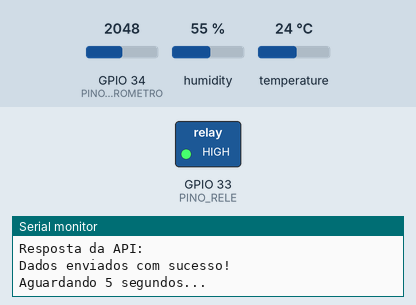
Recording of a sketch running on a simulated ESP32. Shown: switched loads named in the sketch (green lamp = pin HIGH), the last lines printed to the serial monitor. The test bench sets the inputs (shaded band); at power-on: GPIO 34 (PINO_HIGROMETRO) = 2048, humidity 55 %, temperature 24 °C (analog values on the 0–4095 scale). WiFi joins after 1.5 s; servers stay silent unless stated; uploads are accepted with an empty reply.

Above: at 2.7 s.
2.8 s: GPIO 34 (PINO_HIGROMETRO) set to 2348
8.7 s: GPIO 34 (PINO_HIGROMETRO) set to 2404
At 13.2 s:
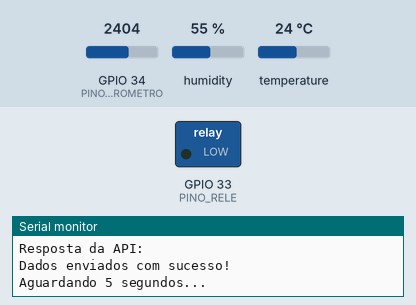
14.6 s: GPIO 34 (PINO_HIGROMETRO) set to 2047
At 18.0 s:
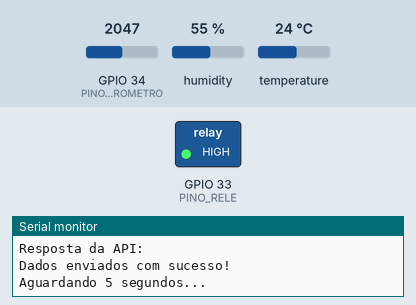
20.5 s: GPIO 34 (PINO_HIGROMETRO) set to 2866
At 24.0 s:
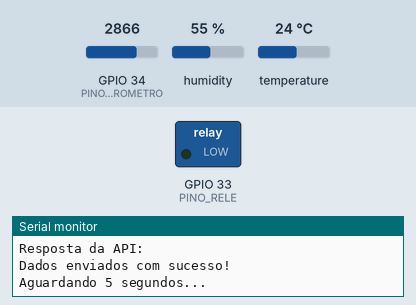
Timing chart, 0 to 25.5 s (numbered marks = the images above; inputs shaded):
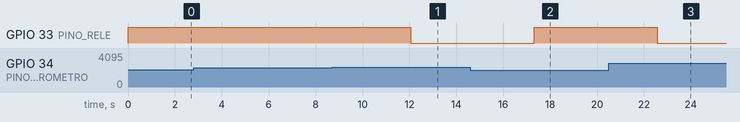

The sketch:

Hydroflow.ino
```cpp
// ============================================================
// HYDROFLOW
// ESP32 + DHT11 + Sensor de Umidade do Solo + RELÉ/BOMBA
// SEM NTP / SEM DATA E HORA
// DDS_STATUS: 0 = SEM FALHA | 1 = FALHA
// ============================================================

#include <WiFi.h>
#include <HTTPClient.h>
#include <ArduinoJson.h>
#include "DHT.h"


// ============================================================
// WI-FI
// ============================================================

const char* ssid = "WIFI-EDUC";
const char* password = "ac3ce7ss0-EDUC";


// ============================================================
// API
// ============================================================

const char* serverUrl =
  "http://10.141.131.69/HydroFlow/public/api/dados_sensores";


// ============================================================
// SENSOR DE SOLO
// ============================================================

#define PINO_HIGROMETRO 34

#define SENSOR_ID 1

#define VALOR_SECO 4095
#define VALOR_MOLHADO 1639


// ============================================================
// RELÉ / BOMBA
// ============================================================

#define PINO_RELE 33

#define LIMITE_UMIDADE 70.0


// ============================================================
// DHT11
// ============================================================

#define DHTPIN 4
#define DHTTYPE DHT11

DHT dht(DHTPIN, DHTTYPE);


// ============================================================
// STATUS
// ============================================================

// 0 = nenhuma falha identificada
// 1 = falha identificada

int DDS_STATUS = 0;


// ============================================================
// CONECTAR AO WI-FI
// ============================================================

void conectarWiFi() {

  Serial.println();
  Serial.println("Conectando ao Wi-Fi...");

  WiFi.mode(WIFI_STA);
  WiFi.begin(ssid, password);

  int tentativas = 0;

  while (WiFi.status() != WL_CONNECTED &&
         tentativas < 30) {

    delay(500);

    Serial.print(".");

    tentativas++;
  }

  Serial.println();

  if (WiFi.status() == WL_CONNECTED) {

    Serial.println("Wi-Fi conectado!");

    Serial.print("IP: ");
    Serial.println(WiFi.localIP());

  } else {

    Serial.println(
      "ERRO: Nao foi possivel conectar ao Wi-Fi."
    );

    Serial.print("Status Wi-Fi: ");
    Serial.println(WiFi.status());
  }
}


// ============================================================
// LER UMIDADE DO SOLO
// ============================================================

float lerUmidadeSolo() {

  int valorAnalogico = analogRead(PINO_HIGROMETRO);

  float umidade =
    (VALOR_SECO - valorAnalogico) * 100.0 /
    (VALOR_SECO - VALOR_MOLHADO);


  // Limitar entre 0 e 100

  if (umidade < 0) {
    umidade = 0;
  }

  if (umidade > 100) {
    umidade = 100;
  }


  Serial.print("Valor analogico: ");
  Serial.println(valorAnalogico);

  Serial.print("Umidade do solo: ");
  Serial.print(umidade, 1);
  Serial.println(" %");


  return umidade;
}


// ============================================================
// CONTROLE DA BOMBA
// ============================================================

void controlarBomba(float umidadeSolo) {

  Serial.println();
  Serial.println("CONTROLE DA BOMBA");


  // Verificar se a leitura do solo e valida

  if (isnan(umidadeSolo) ||
      umidadeSolo < 0 ||
      umidadeSolo > 100) {

    Serial.println("FALHA: Leitura do solo invalida.");

    DDS_STATUS = 1;

    // Desligar a bomba por seguranca
    digitalWrite(PINO_RELE, HIGH);

    return;
  }


  // Solo seco: solicitar acionamento da bomba

  if (umidadeSolo < LIMITE_UMIDADE) {

    digitalWrite(PINO_RELE, LOW);

    Serial.println("SOLO SECO");
    Serial.println("COMANDO DE BOMBA LIGADA ENVIADO.");

    // IMPORTANTE:
    // digitalWrite() nao confirma que a bomba
    // realmente ligou.
    //
    // Para detectar falha fisica de acionamento,
    // sera necessario um sensor de retorno.

  } else {

    digitalWrite(PINO_RELE, HIGH);

    Serial.println("SOLO UMIDO");
    Serial.println("BOMBA DESLIGADA");
  }
}


// ============================================================
// ENVIAR DADOS PARA API
// ============================================================

void enviarDados(
  float temperatura,
  float umidadeAr,
  float umidadeSolo
) {

  if (WiFi.status() != WL_CONNECTED) {

    Serial.println("Wi-Fi desconectado!");

    conectarWiFi();

    if (WiFi.status() != WL_CONNECTED) {

      Serial.println(
        "Nao foi possivel reconectar ao Wi-Fi."
      );

      return;
    }
  }


  HTTPClient http;

  http.begin(serverUrl);

  http.addHeader(
    "Content-Type",
    "application/json"
  );


  // ==========================================================
  // CRIAR JSON
  // ==========================================================

  StaticJsonDocument<256> json;


  json["DDS_TEMP"] = temperatura;
  json["DDS_UMIDADE"] = umidadeAr;
  json["DDS_UMIDADE_SOLO"] = umidadeSolo;
  json["FK_SEN_ID"] = SENSOR_ID;

  // Enviar o status da medicao
  // 0 = sem falha identificada
  // 1 = falha identificada

  json["DDS_STATUS"] = DDS_STATUS;


  String dados;

  serializeJson(json, dados);


  // ==========================================================
  // MOSTRAR DADOS
  // ==========================================================

  Serial.println();
  Serial.println("Enviando para API:");
  Serial.println(dados);

  Serial.print("DDS_STATUS: ");
  Serial.println(DDS_STATUS);


  // ==========================================================
  // ENVIAR
  // ==========================================================

  int resposta = http.POST(dados);

  Serial.print("Codigo HTTP: ");
  Serial.println(resposta);

  String retorno = http.getString();

  Serial.println("Resposta da API:");
  Serial.println(retorno);


  if (resposta >= 200 && resposta < 300) {

    Serial.println("Dados enviados com sucesso!");

  } else {

    Serial.println("Erro ao enviar dados.");
  }


  http.end();
}


// ============================================================
// SETUP
// ============================================================

void setup() {

  Serial.begin(115200);

  Serial.println();
  Serial.println("================================");
  Serial.println("       HYDROFLOW INICIADO");
  Serial.println("================================");


  // SENSOR DE SOLO

  pinMode(PINO_HIGROMETRO, INPUT);

  analogReadResolution(12);


  // RELE

  pinMode(PINO_RELE, OUTPUT);

  // Bomba desligada ao iniciar
  digitalWrite(PINO_RELE, HIGH);


  // DHT11

  dht.begin();


  // WI-FI

  conectarWiFi();


  Serial.println();
  Serial.println("DHT11: GPIO 4");
  Serial.println("Sensor de solo: GPIO 34");
  Serial.println("Rele/Bomba: GPIO 33");
  Serial.println("Limite de umidade do solo: 70%");
  Serial.println("DDS_STATUS habilitado");

  Serial.println("================================");
}


// ============================================================
// LOOP
// ============================================================

void loop() {

  Serial.println();
  Serial.println("================================");
  Serial.println("          NOVA LEITURA");
  Serial.println("================================");


  // ==========================================================
  // REINICIAR STATUS PARA CADA NOVA LEITURA
  // ==========================================================

  DDS_STATUS = 0;


  // ==========================================================
  // DHT11
  // ==========================================================

  float temperatura = dht.readTemperature();
  float umidadeAr = dht.readHumidity();


  // ==========================================================
  // VERIFICAR MEDICOES DO DHT11
  // ==========================================================

  if (isnan(temperatura) || isnan(umidadeAr)) {

    Serial.println("FALHA: Erro na leitura do DHT11.");

    DDS_STATUS = 1;

  } else {

    Serial.print("Temperatura: ");
    Serial.print(temperatura, 1);
    Serial.println(" C");


    Serial.print("Umidade do ar: ");
    Serial.print(umidadeAr, 1);
    Serial.println(" %");


    // Verificar se a umidade do ar esta fora
    // do intervalo permitido de 0 a 100%.

    if (umidadeAr > 100 || umidadeAr < 0) {

      Serial.println(
        "FALHA: Umidade do ar fora do intervalo!"
      );

      DDS_STATUS = 1;
    }


    // Verificar se a temperatura e plausivel
    // para o DHT11 (- nao substitui diagnostico fisico).

    if (temperatura < 0 || temperatura > 50) {

      Serial.println(
        "FALHA: Temperatura fora do intervalo esperado."
      );

      DDS_STATUS = 1;
    }
  }


  // ==========================================================
  // SENSOR DE SOLO
  // ==========================================================

  float umidadeSolo = lerUmidadeSolo();


  // ==========================================================
  // CONTROLE DA BOMBA
  // ==========================================================

  controlarBomba(umidadeSolo);


  // ==========================================================
  // RESULTADO DO STATUS
  // ==========================================================

  Serial.println();
  Serial.println("================================");

  if (DDS_STATUS == 1) {

    Serial.println("STATUS: FALHA IDENTIFICADA");

  } else {

    Serial.println("STATUS: SEM FALHA IDENTIFICADA");
  }

  Serial.println("================================");


  // ==========================================================
  // ENVIAR DADOS PARA API
  // ==========================================================

  // Enviar os dados mesmo quando uma medicao
  // apresentar falha, desde que sejam numericamente
  // validos para o JSON.

  if (!isnan(temperatura) &&
      !isnan(umidadeAr) &&
      temperatura >= 0 &&
      temperatura <= 50 &&
      umidadeAr >= 0 &&
      umidadeAr <= 100) {

    enviarDados(
      temperatura,
      umidadeAr,
      umidadeSolo
    );

  } else {

    Serial.println(
      "Dados invalidos: envio para API cancelado."
    );

    Serial.println(
      "DDS_STATUS = 1 (falha na medicao)"
    );
  }


  // ==========================================================
  // ESPERAR 5 SEGUNDOS
  // ==========================================================

  Serial.println();
  Serial.println("Aguardando 5 segundos...");

  delay(5000);
}
```

Measured:
- the behaviour switches between 2375 and 2376 on GPIO 34 (PINO_HIGROMETRO) (found by bisection; images 0 and 1)
- after the input at 8.7 s, GPIO 33 (PINO_RELE): HIGH → LOW after 3.4 s
- after the input at 14.6 s, GPIO 33 (PINO_RELE): LOW → HIGH after 2.7 s
- after the input at 20.5 s, GPIO 33 (PINO_RELE): HIGH → LOW after 2.1 s
